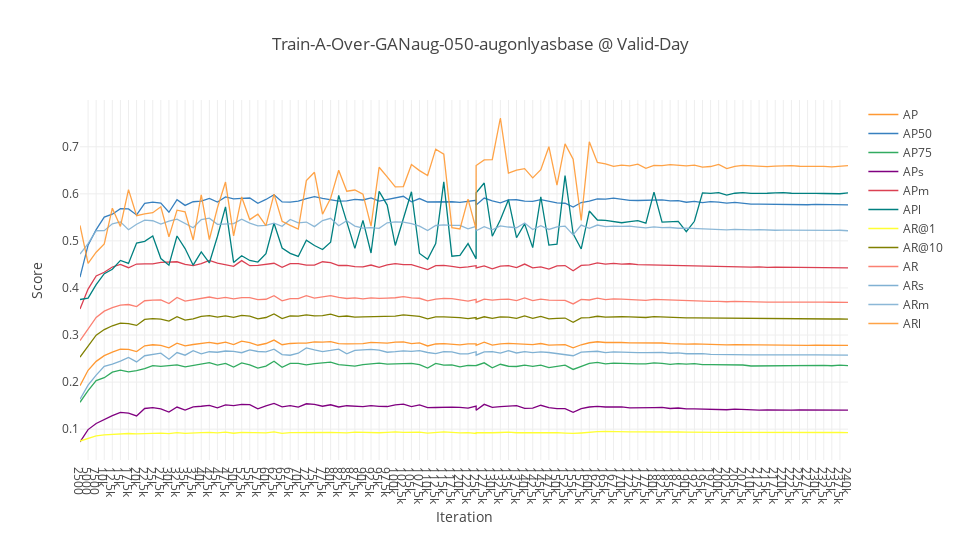

Notebook code cell kept with this figure:
### Code cell
cf.go_offline(connected = True)
config = {
    "modeBarButtonsToRemove": ["sendDataToCloud"],
    "displaylogo": False
}
layout = {
    "title": plot_title,
    "xaxis": {
        "title": "Iteration",
        "tickvals": df_iterations["Iteration"],
    },    
    "yaxis": {
        "title": "Score"
    },
    "width": 960,
    "height": 540
}
fig = df_iterations.iplot(x = 'Iteration', y = ["AP", "AP50", "AP75", "APs", "APm", "APl", "AR@1", "AR@10", "AR", "ARs", "ARm", "ARl"], layout = layout, asFigure = True)
py.offline.iplot(fig, show_link = False, config = config)
